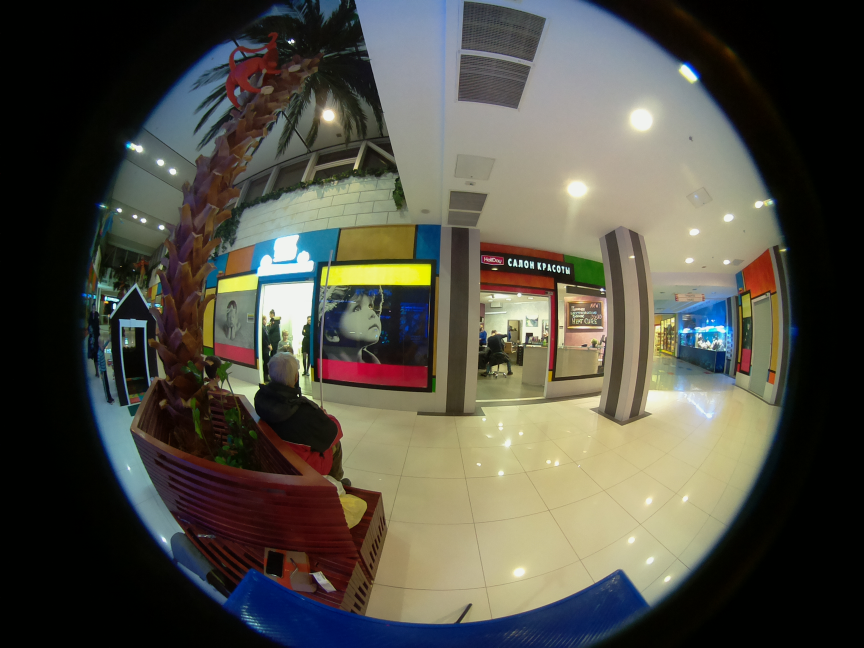
#> input picture 360/360panoSelf/21.jpeg, 2592 x 1944 px (shown at 1/3 size)
$ python genpano.py
#> lines starting #> are read from the running program, lines starting #| are printed output that depends on the picture
# covert circular image to rectangle
# image info: 2200*220 center need to be set manuely
# since settled, everything will be fixed for the next time
# after initial, the config file will be generated, in formation of
# crop location
# matrix size
# pairs of x and y

import sys, getopt
import cv2
import numpy as np
import requests,time
# from   urllib  import urlopen
from   pathlib import Path
import re

# global para
_debug=2

conf={
    'src':1944,
    'out':1944,
    'fov':210,
    'vnh':'v',
    'del':30,
    'mlf':324,
    'slf':324,
    'amt':0,
    'ast':0,
    'msz':1944,
    'ssz':1944
}

# [11 lines left out: function getconf, not called in this run]

def getmap(sz_src,sz_out,fov,qvert,qbmap):
    map_file = Path('mapx.npy')

    if not map_file.is_file() or qbmap:
        map_x,map_y = buildMap(sz_src,sz_out,fov,qvert)
        return map_x,map_y

    print('Load map...')
    map_x = np.load('mapx.npy')
    map_y = np.load('mapy.npy')
    return map_x,map_y

# [41 lines left out: function getDualPiImages, not called in this run]

"""
input:
1: source image size: it is from source image, which was hard code as 2200 pixels
2: output image size
3: field of view, unit in degree
4: camera facing vertically or horizontally.
"""
def buildMap(sz_src,sz_out,fov,qvert):
    if _debug>=1:
        print("Building map...")

    vfov=fov/180*np.pi

    map_x = np.zeros((sz_out,sz_out*2),np.float32)
    map_y = np.zeros((sz_out,sz_out*2),np.float32)
    # vectorizion version
    if qvert:
        Phi       = np.pi*(np.arange(float(  sz_out))/float(sz_out-1)-0.5)
        Theta     = np.pi*(np.arange(float(2*sz_out))/float(sz_out-1)-1)
        CosPhi    = np.cos(Phi)

        Spx       = np.dot(CosPhi[:].reshape(sz_out,1),np.sin(Theta).reshape(1,2*sz_out))
        Spy       = np.dot(CosPhi[:].reshape(sz_out,1),np.cos(Theta).reshape(1,2*sz_out))
        Spz       = np.sin(Phi)
        Phi=0
        Theta=0
        CosPhi=0

        R         = sz_src * np.arctan(np.sqrt(Spx*Spx+(Spz*Spz)[:].reshape(sz_out,1))/(Spy+1e-20))/vfov
        Spy=0
        # Fixing arctan range
        halfOutSz = int(sz_out/2)
        aPhiMod   = np.append(np.append(np.ones(halfOutSz),np.zeros(sz_out-1)),np.ones(halfOutSz+1))*sz_src*180/fov
        R         = (R + aPhiMod) * np.append(np.ones(sz_out-1)*-1,np.ones(sz_out+1))   # fixed atan problem

        aTheta    = np.arctan(Spz[:].reshape(sz_out,1)/(Spx+1e-20))
        map_x     = 0.5*sz_src+(R*np.cos(aTheta)).astype('float32')
        map_y     = 0.5*sz_src+(R*np.sin(aTheta)).astype('float32')

    else:
        Phi       = np.pi*(np.arange(float(sz_out))/float(sz_out-1))
        Theta     = np.pi*(np.arange(float(2*sz_out))/float(sz_out-1)-1)
        R         = sz_src*Phi/vfov

        map_x     = 0.5*sz_src+(np.dot(R[:].reshape(sz_out,1),np.cos(Theta).reshape(1,2*sz_out))).astype('float32')
        map_y     = 0.5*sz_src+(np.dot(R[:].reshape(sz_out,1),np.sin(Theta).reshape(1,2*sz_out))).astype('float32')

    return map_x, map_y


def unwarp(img,xmap,ymap):
    rst=cv2.remap(img,xmap,ymap,cv2.INTER_LINEAR)
    return rst


def crop(img,left,top,sz):
    crop_img = img[top:top+sz, left:left+sz]
    return crop_img

def smoothBound(img1, img2, w, h, delta):
    filer_file = Path('vfilter.npy')
    vfilter=0
    if filer_file.is_file():
        vfilter = np.load('vfilter.npy')
    else:
        sz_out = w
        vfilter = np.ones((1,2*sz_out,1),np.float32)
        for i in range(int(0.5*sz_out-delta),int(0.5*sz_out+delta)):
            vfilter[0,i,0] = 0.5*np.cos(float(i-(0.5*sz_out+delta))/float(delta)*np.pi/2.0)+0.5
        for i in range(int(1.5*sz_out-delta),int(1.5*sz_out+delta)):
            vfilter[0,i,0] = 0.5*np.cos(float(i-(1.5*sz_out-delta))/float(delta)*np.pi/2.0)+0.5

    img1 = np.multiply(img1,vfilter)
    img2 = np.multiply(img2,vfilter)
    leftsmooth = img1[0:h,int(1.5*w-delta):int(1.5*w+delta)] + img2[0:h,int(0.5*w-delta):int(0.5*w+delta)]
    rightsmooth = img1[0:h,int(0.5*w-delta):int(0.5*w+delta)] + img2[0:h,int(1.5*w-delta):int(1.5*w+delta)]
    rst = np.concatenate((img1[0:h,w:int(1.5*w-delta)], leftsmooth,img2[0:h,int(0.5*w+delta):int(1.5*w-delta)],rightsmooth,img1[0:h,int(0.5*w+delta):w]), axis=1)
    return rst

def main():

    # master_image,slave_image = getDualPiImages()
    master_img = cv2.imread('21.jpeg',cv2.IMREAD_COLOR)
#> master_img is the input picture: shape (1944, 2592, 3); mean B, G, R 69.7, 79.9, 81.6
    slave_img = cv2.imread('21-2.jpeg',cv2.IMREAD_COLOR)
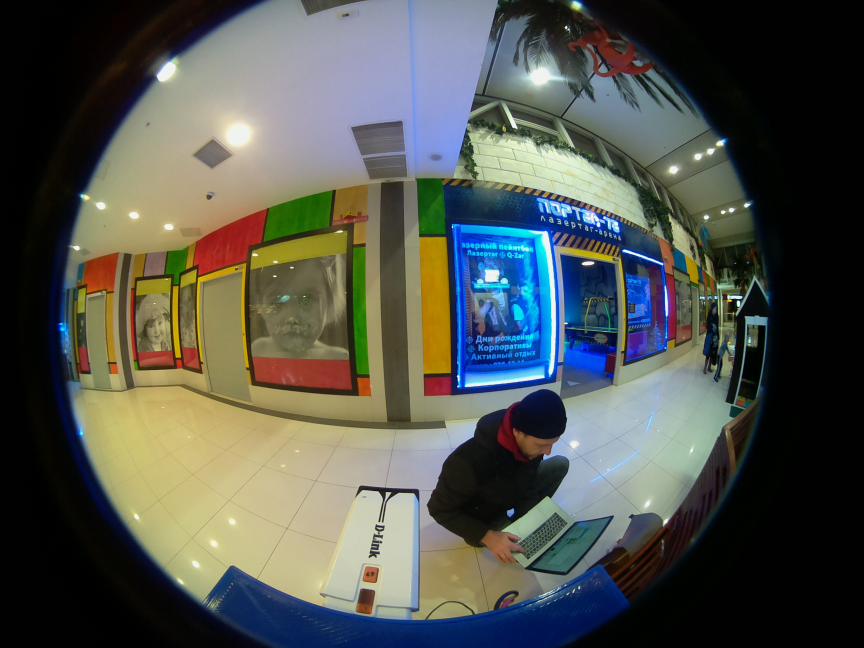
#> input picture 360/360panoSelf/21-2.jpeg, 2592 x 1944 px (shown at 1/3 size)
#> slave_img is the input picture: shape (1944, 2592, 3); mean B, G, R 78.5, 84.8, 81.6

    # slave_img  = cv2.imdecode(slave_image, -1)
    # master_img = cv2.imdecode(master_image, -1)

    if _debug>=2:
        print(slave_img.shape)
#| (1944, 2592, 3)
        print(master_img.shape)
#| (1944, 2592, 3)

    # set up the parameters
    # getconf()

    sz_src   = conf['src']   # source image size in pixel after squaring
    sz_out   = conf['out']   # output pano image hight in pixel
    ml       = conf['mlf']    # modified pixels from left
    sl       = conf['slf']
    fov      = float(conf['fov'])
    amtop    = conf['amt']        # modified pixels from top
    astop    = conf['ast']

    mt       = 0      # modified pixels from top (in this case, use the total height)

    # square the image, better to get full circular image
    rows= slave_img.shape
#> rows = (1944, 2592, 3)
    ambottom = sz_src-amtop-rows[0]
#> ambottom = 0
    asbottom = sz_src-astop-rows[0]
#> asbottom = 0
    if _debug>=1:
        print("rows:%d" % (rows[0]))
#| rows:1944

    slave_img  = crop(slave_img,sl,mt,sz_src)
    master_img = crop(master_img,ml,mt,sz_src)
#> call 2 of crop, with left = 324, top = 0, sz = 1944
#> in crop (call 2), `crop_img = img[top:top+sz, left:left+sz]`:
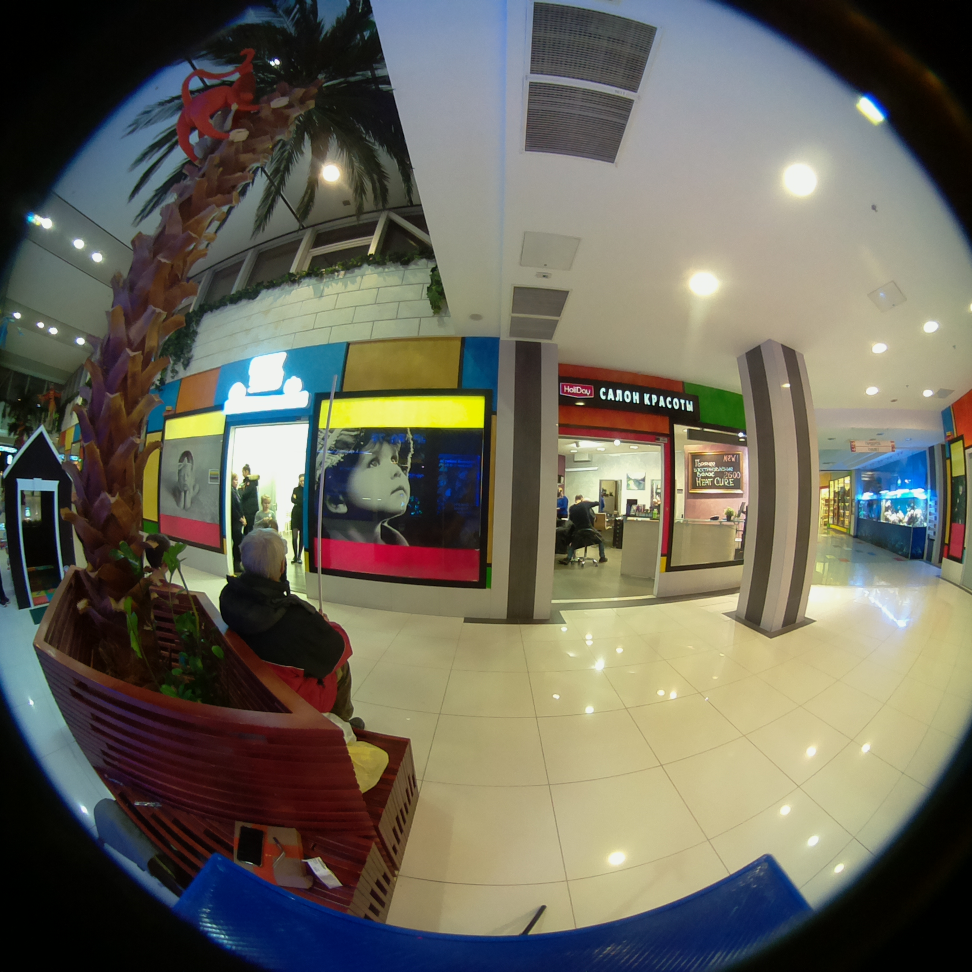
#> crop_img: shape (1944, 1944, 3) (shown at 1/2 size); mean B, G, R 90.3, 103, 105.8
    MM         = np.float32([[1,0,0],[0,1,amtop]])
    MS         = np.float32([[1,0,0],[0,1,astop]])
    slave_img  = cv2.warpAffine(slave_img,MS,(sz_src,sz_src))
    master_img = cv2.warpAffine(master_img,MM,(sz_src,sz_src))

    if _debug>=2:
        cv2.imwrite("resizecrpped_slave.png",slave_img)
        cv2.imwrite("resizecrpped_master.png",master_img)

    if _debug>=1:
        print("cropped image size: %d*%d pixels " % (sz_src,sz_src))

    # build map
    mapx,mapy = getmap(sz_src,sz_out,fov,True,False)

    # apply map and output image
    slave_img  = unwarp(slave_img,mapx,mapy)
    master_img = unwarp(master_img,mapx,mapy)

    if _debug>=2:
        cv2.imwrite("convertpanoslave.png",slave_img)
        cv2.imwrite("convertpanomaster.png",master_img)

    pano_img = smoothBound(master_img,slave_img,sz_out,sz_out,30)
#> in smoothBound, `img1 = np.multiply(img1,vfilter)`:
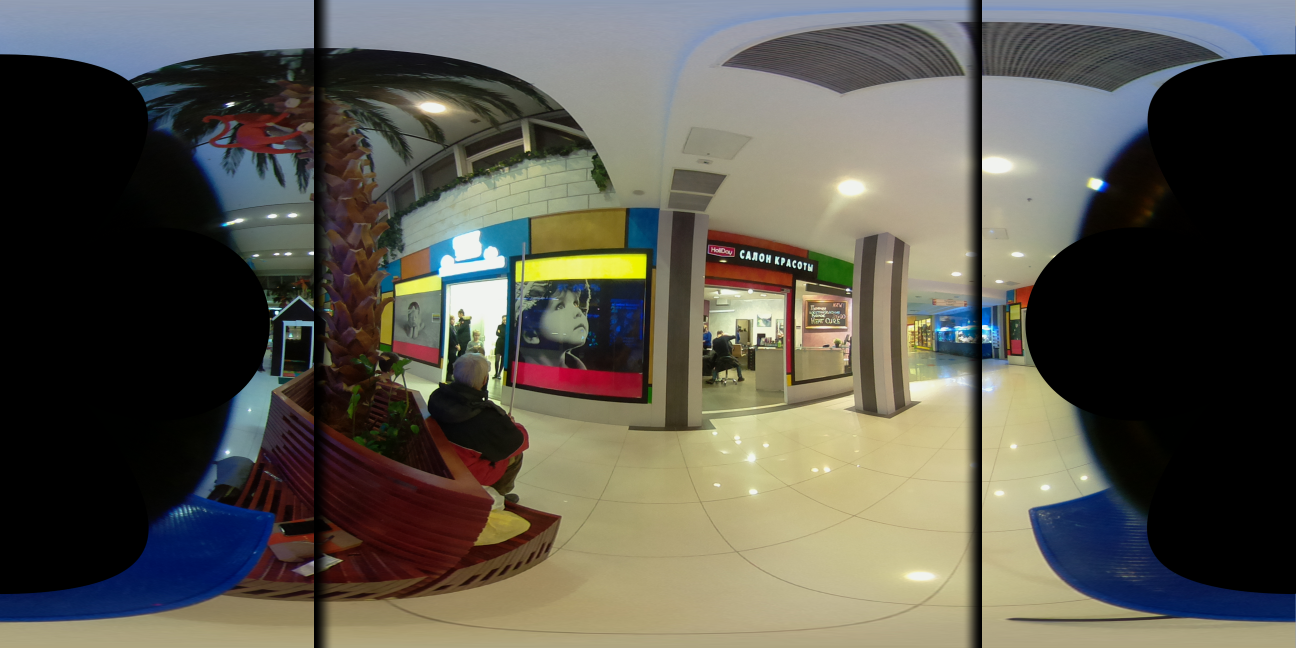
#> img1: shape (1944, 3888, 3) float32 (shown at 1/3 size); mean of channels 0, 1, 2 78.7, 88.6, 90.7; drawn as B, G, R
#> in smoothBound, `img2 = np.multiply(img2,vfilter)`:
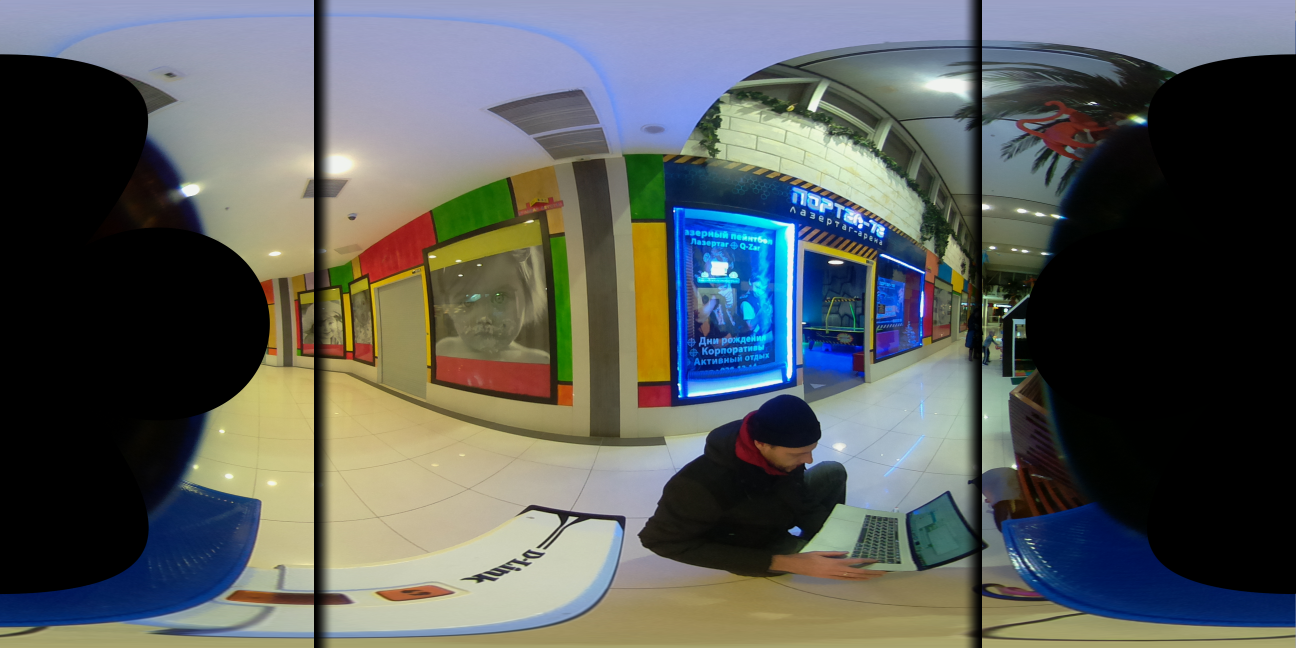
#> img2: shape (1944, 3888, 3) float32 (shown at 1/3 size); mean of channels 0, 1, 2 90.4, 92, 87.5; drawn as B, G, R
#> in smoothBound, `rst = np.concatenate((img1[0:h,w:int(1.5*w-delta)], leftsmooth,img2[0:..`:
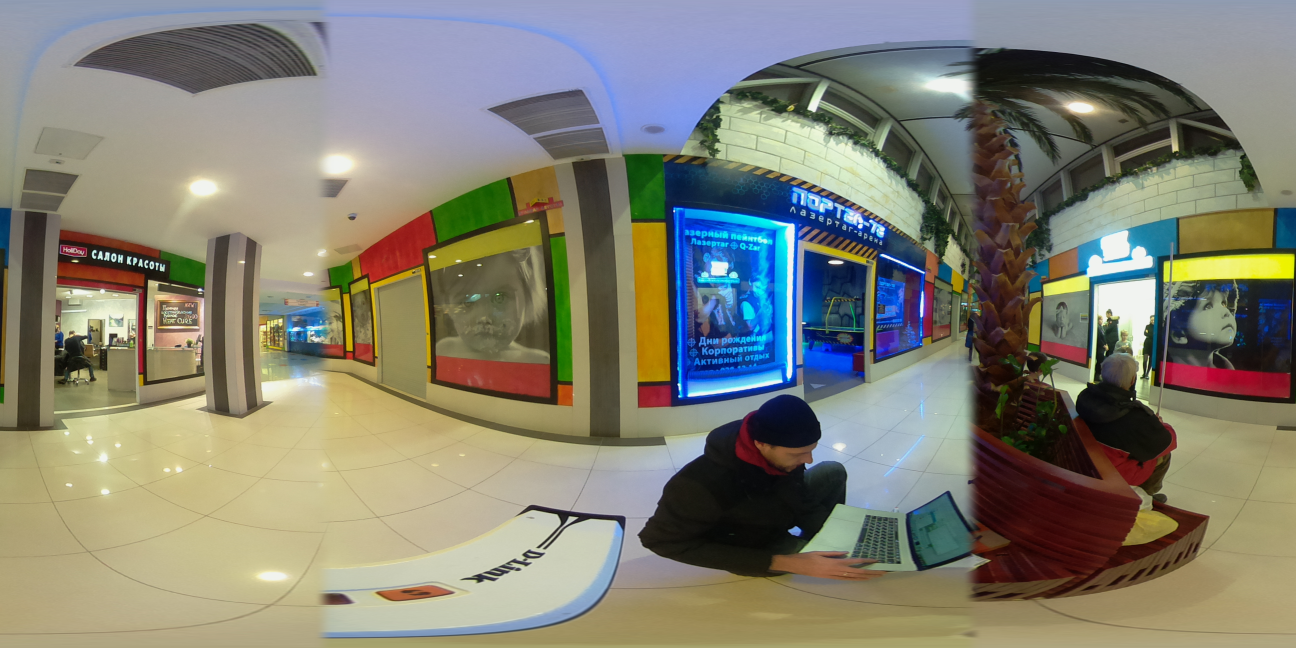
#> rst: shape (1944, 3888, 3) float32 (shown at 1/3 size); mean of channels 0, 1, 2 114.2, 128, 129; drawn as B, G, R
    time_name = time.strftime('%Y%m%d_%H%M%S',time.gmtime())
    img_name = "pano_"+ time_name +".png"
    cv2.imwrite(img_name,pano_img)
    # thumb_name = "thumb_pano_"+time_name+".png"
    # thumb_img = cv2.resize(pano_img,(100, 50))
    # cv2.imwrite(thumb_name,thumb_img)

if __name__ == "__main__":
   main()
